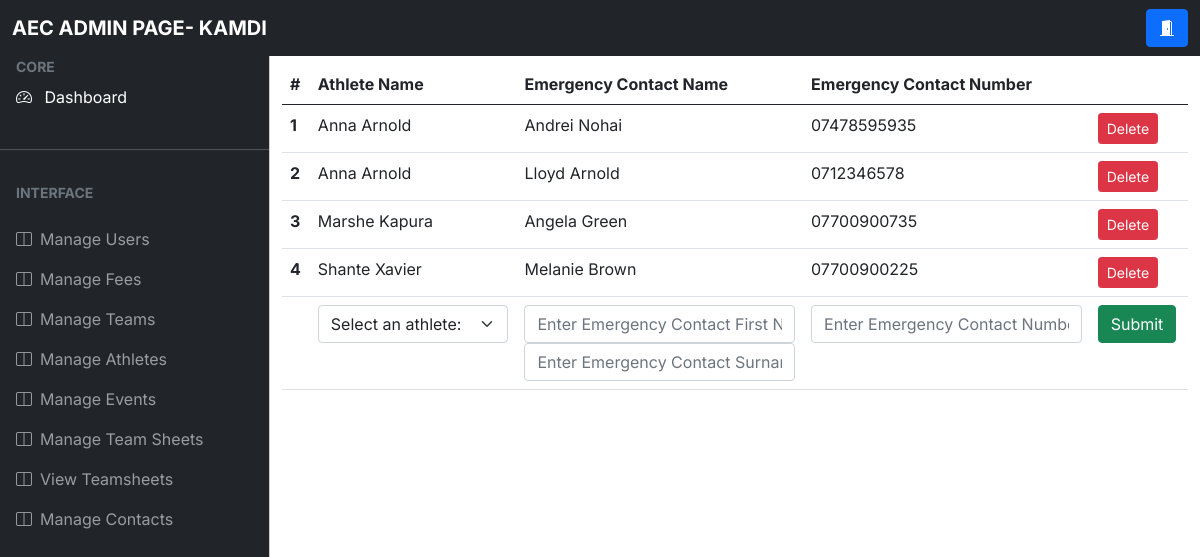
The app's page /contacts (signed in) with its own data.
### app.py (models this page shows, shortened)
class User(db.Model, UserMixin):
    __tablename__="User"
    id = db.Column(db.Integer, primary_key = True)
    firstName = db.Column(db.String(50),nullable = False)
    surname = db.Column(db.String(50), nullable = False)
    dob = db.Column(db.DateTime, nullable = False)
    start_date = db.Column(db.DateTime, nullable = True, default=date.today())
    email = db.Column(db.String(70), nullable = False)
    password = db.Column(db.String(255), nullable = False)
    usertype = db.Column(db.Integer, default = -1)
    verified = db.Column(db.Integer, default = 0)

class Contacts(db.Model):
    __tablename__ = "contacts"
    contacts_id= db.Column(db.Integer, primary_key=True)
    athlete_id= db.Column(db.Integer)
    firstName= db.Column(db.String(50), nullable = False)
    surname= db.Column(db.String(50), nullable = False)
    number= db.Column(db.String(15), nullable = False)

### app.py (the view, shortened to what this page needs)
@app.route('/contacts')#oop
@login_required
def view_contacts():
    if current_user.usertype not in [0,1,2,3] or current_user.verified != 1:
        return render_template('error.html',error="You are not authorised to view this page")
    elif current_user.usertype == 0:
        query = db.engine.execute('SELECT firstName, surname, number FROM contacts WHERE contacts.athlete_id == {}'.format(current_user.id))
        return render_template('contacts.html', contacts=query)
    elif current_user.usertype == 3:
        query = db.engine.execute('SELECT id, firstName, surname FROM user WHERE usertype == {} OR usertype == {}'.format(0,1))
        athletes = {}
        for athlete in query:
            athletes[athlete[0]] = [athlete[1]+ " "+ athlete[2]]
        query = db.engine.execute('SELECT contacts.contacts_id, user.firstName, user.surname, contacts.firstName, contacts.surname, contacts.number FROM contacts, user WHERE user.id = contacts.athlete_id')
        return render_template('admincontacts.html', contacts=query, athletes=athletes)

### app.py (called while the page is built)
@login_manager.user_loader
def load_user(user_id):
    return User.query.get(user_id)

### templates/admincontacts.html (shortened to what this page needs)
<!DOCTYPE html>
<html lang="en">
  <head>
    <link rel="stylesheet" href="static\css\admin\bootstrap.min.css" />
    <link
      rel="stylesheet"
      href="https://cdn.jsdelivr.net/npm/bootstrap-icons@1.4.1/font/bootstrap-icons.css"
    />
    <link rel="stylesheet" href="static\css\admin\bootstrap.min.css" />
    <link rel="stylesheet" href="static\css\admin\style.css" />
  </head>
    <nav class="navbar navbar-expand-lg navbar-dark bg-dark fixed-top">
      <div class="container-fluid">
        <a
          class="navbar-brand me-auto ms-lg-0 ms-3 text-uppercase fw-bold"
          >AEC ADMIN PAGE- {{ current_user.firstName }}</a
        >
        <div class="collapse navbar-collapse" id="topNavBar">
          <form class="d-flex ms-auto my-3 my-lg-0">
            <div class="input-group">
              <a href ="{{ url_for('logout') }}" class="btn btn-primary">
                <i class="bi bi-door-open-fill"></i>
            </a>
            </div>
          </form>
        </div>
      </div>
    </nav>
    <div
    class="offcanvas offcanvas-start sidebar-nav bg-dark"
    tabindex="-1"
    id="sidebar"
  >
    <div class="offcanvas-body p-0">
      <nav class="navbar-dark">
        <ul class="navbar-nav">
          <li>
            <div class="text-muted small fw-bold text-uppercase px-3">
              CORE
            </div>
          </li>
          <li>
            <a href="{{ url_for('admin') }}" class="nav-link px-3 active">
              <span class="me-2"><i class="bi bi-speedometer2" ></i></span>
              <span>Dashboard</span>
            </a>
          </li>
          <li class="my-4"><hr class="dropdown-divider bg-light" /></li>
          <li>
            <div class="text-muted small fw-bold text-uppercase px-3 mb-3">
              Interface
            </div>
          </li>
          <li>
            <a
              class="nav-link px-3 sidebar-link"
              href="{{ url_for('verify_users') }}"
            >
              <span class="me-2"><i class="bi bi-layout-split"></i></span>
              <span>Manage Users</span>
            </a>
            <a
            class="nav-link px-3 sidebar-link"
            href="{{ url_for('view_fees') }}"
          >
            <span class="me-2"><i class="bi bi-layout-split"></i></span>
            <span>Manage Fees</span>
          </a>
          <a
          class="nav-link px-3 sidebar-link"
          href="{{ url_for('view_teams') }}"
        >
          <span class="me-2"><i class="bi bi-layout-split"></i></span>
          <span>Manage Teams</span>
        </a>
              <a
              class="nav-link px-3 sidebar-link"
              href="{{ url_for('view_athletes') }}"
            >
              <span class="me-2"><i class="bi bi-layout-split"></i></span>
              <span>Manage Athletes</span>
            </a>
            <a
            class="nav-link px-3 sidebar-link"
            href="{{ url_for('view_events') }}"
          >
            <span class="me-2"><i class="bi bi-layout-split"></i></span>
            <span>Manage Events</span>
          </a>
          <a
          class="nav-link px-3 sidebar-link"
          href="{{ url_for('create_teamsheet') }}"
        >
          <span class="me-2"><i class="bi bi-layout-split"></i></span>
          <span>Manage Team Sheets</span>
        </a>
        <a
        class="nav-link px-3 sidebar-link"
        href="{{ url_for('view_teamsheet') }}"
      >
        <span class="me-2"><i class="bi bi-layout-split"></i></span>
        <span>View Teamsheets</span>
      </a>
      <a
      class="nav-link px-3 sidebar-link"
      href="{{ url_for('view_contacts') }}"
    >
      <span class="me-2"><i class="bi bi-layout-split"></i></span>
      <span>Manage Contacts</span>
    </a>
          </li>
        </ul>
      </nav>
    </div>
  </div>
    <main class="mt-5 pt-3">
      <div class="container-fluid">
        <form method = 'POST' action="{{ url_for('create_contacts')}} ">
        <table class="table">
          <thead>
            <tr>
              <th scope="col">#</th>
              <th scope="col">Athlete Name</th>
              <th scope="col">Emergency Contact Name</th>
              <th scope="col">Emergency Contact Number</th>
              <th scope="col"></th>
            </tr>
          </thead>
          <tbody>
            {% for contact in contacts %}
            <tr>
              <th scope="row">{{ contact[0]}}</th>
              <td>{{ contact[1] + " " + contact[2]}}</td>
              <td>{{ contact[3] + " " + contact[4] }}</td>
              <td>{{contact[5]}}</td>
              <td><a type="Submit" class="btn btn-danger btn-sm" href= "{{url_for('delete_contacts', contactid=contact[0])}}">Delete</a></td>
            </tr>
            {% endfor %}
            <tr>
              <td>
              </td>
              <td>
                <select class="form-select" aria-label="Default select example" name="athlete", id= "athlete">
                  <option selected>Select an athlete: </option>
                </select>
              </td>
              <td>
                <div class= "form-group">
                  <input
                  type="text"
                  class="form-control"
                  id="firstName"
                  name="firstName"
                  placeholder="Enter Emergency Contact First Name: "
                  />
                <div class= "form-group">
                  <input
                  type="text"
                  class="form-control"
                  id="surname"
                  name="surname"
                  placeholder="Enter Emergency Contact Surname: "
                  />
              </td>
              <td>
                <div class="form-group">
                  <input
                   type='text'
                   class="form-control"
                   id="number"
                   name="number"
                   placeholder="Enter Emergency Contact Number: "
                  />
                </div>
              </td>
              <td><input class="btn btn-success" type="submit" value="Submit"></td>
              </tr>
          </tbody>
        </table>
        </form>
      </div>
    </main>
  </body>
</html>

### static/css/admin/style.css (style rules this page uses)
:root { --offcanvas-width: 270px; --topNavbarHeight: 56px; }
.sidebar-nav { width: var(--offcanvas-width); }
.sidebar-link { display: flex; align-items: center; }
@media (min-width: 992px) { main { margin-left: var(--offcanvas-width); } }
@media (min-width: 992px) { .sidebar-nav { -webkit-transform: none; transform: none; visibility: visible !important; height: calc(100% - var(--topNavbarHeight)); top: var(--topNavbarHeight); } }

### records on screen
User: firstName "KAMDI"
Contacts: contacts_id "1", surname "Anna Arnold", firstName+surname "Andrei Nohai", number "07478595935"
Contacts: contacts_id "2", surname "Anna Arnold", firstName+surname "Lloyd Arnold", number "0712346578"
Contacts: contacts_id "3", surname "Marshe Kapura", firstName+surname "Angela Green", number "07700900735"
Contacts: contacts_id "4", surname "Shante Xavier", firstName+surname "Melanie Brown", number "07700900225"
